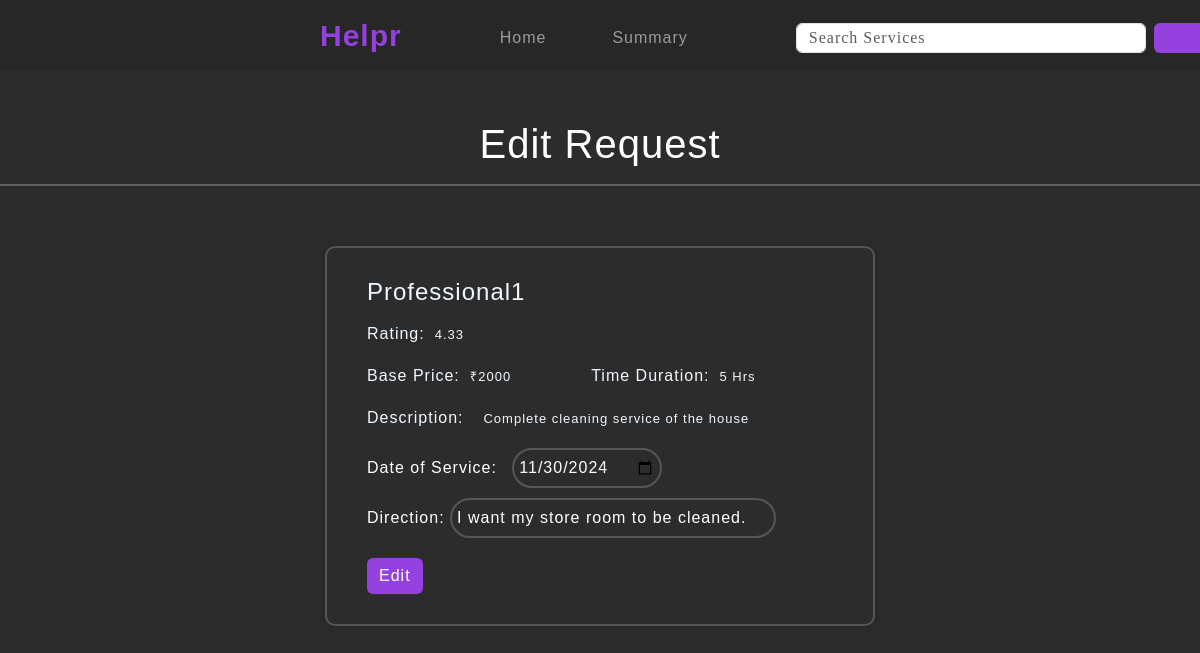
The page /customer_dashboard/edit_request/1 (signed in) on the database its author committed.
### db.py (models this page shows)
class User(db.Model):
    _tablename_ = 'user'
    id = db.Column(db.Integer, primary_key=True)
    user_name = db.Column(db.String(80), unique=True, nullable=False)
    password = db.Column(db.String(80), nullable=False)
    name = db.Column(db.String(80), nullable=True)
    address = db.Column(db.String(120), nullable=True)
    pincode = db.Column(db.Integer, nullable=True)
    is_admin = db.Column(db.Boolean, default=False)
    is_professional = db.Column(db.Boolean, default=False)
    is_customer = db.Column(db.Boolean, default=False)
    is_approved = db.Column(db.Boolean, default=False)
    is_rejected = db.Column(db.Boolean, default=False)
    overall_rating = db.Column(db.Float, default=0.0)
    rating_count = db.Column(db.Integer, default=0)
    pro_file = db.Column(db.String(80), nullable=True)
    pro_experience = db.Column(db.String(120), nullable=True)
    service_id = db.Column(db.Integer, db.ForeignKey('services.id', ondelete="SET NULL"), nullable=True)
    service = db.relationship('Services', back_populates='professionals')
    customer_request = db.relationship('ServiceRequest', back_populates='customer', foreign_keys='ServiceRequest.customer_id')
    professional_request = db.relationship('ServiceRequest', back_populates='professional', foreign_keys='ServiceRequest.professional_id')

class Services(db.Model):
    _tablename_ = 'services'
    id = db.Column(db.Integer, primary_key=True)
    service_name = db.Column(db.String(80), unique=True, nullable=False)
    description = db.Column(db.String(120), nullable=True)
    base_price = db.Column(db.Integer, nullable=True)
    time_duration = db.Column(db.String(80), nullable=True)
    professionals = db.relationship('User', back_populates='service', cascade="all, delete")
    request = db.relationship('ServiceRequest', back_populates='service', cascade="all, delete-orphan")

class ServiceRequest(db.Model):
    _tablename_ = 'service_request'
    id = db.Column(db.Integer, primary_key=True)
    request_type = db.Column(db.String(80), nullable=True) #private/public
    direction = db.Column(db.String(120), nullable=True)#Description of service
    status = db.Column(db.String(80), nullable=True)#pending/accepted/rejected/completed
    date_of_request = db.Column(db.Date, nullable=False, default=datetime.now().date())
    date_closed = db.Column(db.Date, nullable=True)
    rating_by_customer = db.Column(db.Float, default=0.0)
    review_by_customer = db.Column(db.String(120), nullable=True)
    service_id = db.Column(db.Integer, db.ForeignKey('services.id'), nullable=True)
    customer_id = db.Column(db.Integer, db.ForeignKey('user.id'), nullable=True)
    professional_id = db.Column(db.Integer, db.ForeignKey('user.id'), nullable=True)
    service = db.relationship('Services', back_populates='request')
    customer = db.relationship('User', back_populates='customer_request', foreign_keys=[customer_id])
    professional = db.relationship('User', back_populates='professional_request', foreign_keys=[professional_id])

### app.py (the view, shortened to what this page needs)
@app.route('/customer_dashboard/edit_request/<int:service_request_id>', methods=['GET', 'POST'])
def edit_request(service_request_id):
    if not session.get('is_customer'):
        flash('Session over. Login to access this page.', 'danger')
        return redirect('/login')
    customer = User.query.filter_by(user_name=session.get('username')).first()
    service = Services.query.filter_by(id=customer.service_id).first()
    service_request = ServiceRequest.query.get_or_404(service_request_id)
    professional = User.query.filter_by(id=service_request.professional_id).all()
    return render_template('edit_request.html', service_request=service_request, service=service, customer=customer, professional=professional)

### templates/edit_request.html (shortened to what this page needs)
{% extends "header.html" %} {% block remtitle %} - {% set names = customer.name.split() %}{{ names[0] }}'s Dashboard{% endblock %}
{% block nav %}
<a class=" nav-link main-icon " href="/customer_dashboard" id="index">Helpr</a>
<div class="collapse navbar-collapse" id="navbarNavAltMarkup" style="padding-left: 90px; padding-top: 5PX;">
    <div class="navbar-nav" >
        <a class="nav-link wite" aria-current="page" href="/customer_dashboard" >Home</a>
    </div>
    <div class="navbar-nav" style="padding-left: 50px;">
        <a class="nav-link wite" aria-current="page" href="#" >Summary</a>
    </div>
    <div style="padding-left: 100px">
        <form id="SearchForm" style="height: 30px;" class="d-flex" role="search">
            <input id="SearchInput" class="form-control me-2" type="search" placeholder="Search Services" style="width: 350px; font-family: Fredoka;" aria-label="Search">
            <button id="SearchButton" style="width: 200px; line-height: 5px; padding: 0;" class="btn btn-custom-purple" type="submit">Search</button>
        </form>
    </div>
</div>
{% endblock %}
{% block content %}
<h1 style="padding-top: 120px; text-align: center; color: rgb(255, 255, 255);">Edit Request</h1>
<div>
    <hr style="border: 1px solid white; margin-bottom: 60px;">
</div>
{% for professional in professional %}
    <div class="wrapper5" style="margin-top: 50px; width: 550px;">
        <div style="word-wrap: break-word; width: 400px; overflow-x: hidden; overflow-y: auto;">
            <h4 style="color: aliceblue; margin-bottom: 15px;">{{ professional.name }}</h4>
            <div style="display: flex; flex-direction: row;">
                <p style="color: aliceblue; margin-right: 10px;">Rating: </p>
                <p style="color: aliceblue; font-size: small; line-height: 2em;">{{ professional.overall_rating }}</p>
            </div>
            <div style="display: flex; flex-direction: row;">
                <div style="display: flex; flex-direction: row;">
                    <p style="color: aliceblue; margin-right: 10px;">Base Price: </p>
                    <p style="color: aliceblue; margin-right: 70px; font-size: small; line-height: 2em;">₹{{ service_request.service.base_price }}</p>
                </div>
                <div style="display: flex; flex-direction: row; margin-left: 10px;">
                    <p style="color: aliceblue; margin-right: 10px;">Time Duration: </p>
                    <p style="color: aliceblue; font-size: small; line-height: 2em;">{{ service_request.service.time_duration }} </p>
                </div>
            </div>
            <div style="display: flex; flex-direction: row;">
                <p style="color: aliceblue; margin-right: 20px;">Description: </p>
                <p style="color: aliceblue; font-size: small; line-height: 2em;">{{ service_request.service.description }}</p>
            </div>
        </div>
        <form action="/customer_dashboard/edit_request/{{ service_request.id }}" method="POST">
            <div class="input-box1" style="margin-bottom: 10px;">
                <label for="date" style="color: white; margin-right: 10px;">Date of Service:</label>
                <input type="date" style="width: 150px; padding: 0 5px 0 5px;" name="date_of_request" id="date_of_request"  value="{{ service_request.date_of_request }}">
            </div>
            <div class="input-box1">
                <label for="direction" style="color: white; line-height: 1px;">Direction:</label>
                <input type="text" style="width: 70%; padding: 0 5px 0 5px;" name="direction" id="direction"  value="{{ service_request.direction }}">
            </div>
            <button type="submit" class="btn btn-custom-purple" style="margin-top: 20px;">Edit</button>
        </form>
    </div>
{% endfor %}
{% endblock %}

### static/css/styles.css (style rules this page uses)
* { margin: 0; padding: 0; box-sizing: border-box; font-family: "fredoka", sans-serif; letter-spacing: 1px; }
.main-icon { color: #9541df; font-family: "Fredoka", sans-serif; font-optical-sizing: auto; font-size: 30px; font-weight: 700; font-style: normal; font-variation-settings:"wdth" 100; }
.wite { color: rgb(155, 155, 155) }
.input-box1 input { width: 300px; height: 40px; background: transparent; border: none; outline: none; border: 2px solid rgba(255, 255, 255, 0.2); border-radius: 40px; font-size: 16px; color: #fff; }
.btn-custom-purple { background-color: #9541df; color: white; border: none; font-family: "Fredoka", sans-serif; text-align: center }
.wrapper5 { width: 650px; background: transparent; border: 2px solid rgba(255, 255, 255, 0.2); box-shadow: 0 0 10px rgba(0, 0, 0, 0.2); border-radius: 10px; padding: 30px 40px; margin: auto auto 40px auto; }

### rows shown on the page
User: name "Professional1", overall_rating "4.33"
Services: service.base_price "2000", service.time_duration "5 Hrs", service.description "Complete cleaning service of the house"
ServiceRequest: date_of_request "11/30/2024", direction "I want my store room to be cleaned."
